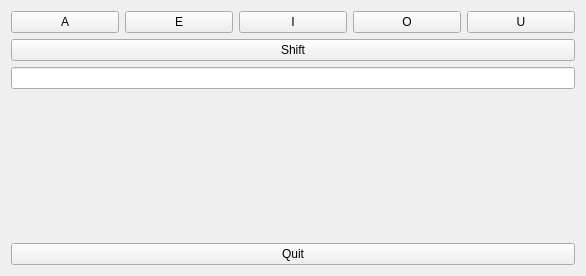
<?xml version="1.0" encoding="UTF-8"?>
<ui version="4.0">
 <class>ex10</class>
 <widget class="QWidget" name="ex10">
  <property name="geometry">
   <rect>
    <x>0</x>
    <y>0</y>
    <width>586</width>
    <height>276</height>
   </rect>
  </property>
  <property name="windowTitle">
   <string>ex10</string>
  </property>
  <layout class="QVBoxLayout" name="verticalLayout">
   <item>
    <layout class="QHBoxLayout" name="horizontalLayout">
     <item>
      <widget class="QPushButton" name="pushButton">
       <property name="text">
        <string>A</string>
       </property>
      </widget>
     </item>
     <item>
      <widget class="QPushButton" name="pushButton_2">
       <property name="text">
        <string>E</string>
       </property>
      </widget>
     </item>
     <item>
      <widget class="QPushButton" name="pushButton_3">
       <property name="text">
        <string>I</string>
       </property>
      </widget>
     </item>
     <item>
      <widget class="QPushButton" name="pushButton_4">
       <property name="text">
        <string>O</string>
       </property>
      </widget>
     </item>
     <item>
      <widget class="QPushButton" name="pushButton_5">
       <property name="text">
        <string>U</string>
       </property>
      </widget>
     </item>
    </layout>
   </item>
   <item>
    <widget class="QPushButton" name="pushButton_6">
     <property name="text">
      <string>Shift</string>
     </property>
    </widget>
   </item>
   <item>
    <widget class="MyQLineEdit" name="lineEdit"/>
   </item>
   <item>
    <spacer name="verticalSpacer">
     <property name="orientation">
      <enum>Qt::Vertical</enum>
     </property>
     <property name="sizeHint" stdset="0">
      <size>
       <width>20</width>
       <height>98</height>
      </size>
     </property>
    </spacer>
   </item>
   <item>
    <widget class="QPushButton" name="pushButton_7">
     <property name="text">
      <string>Quit</string>
     </property>
    </widget>
   </item>
  </layout>
 </widget>
 <layoutdefault spacing="6" margin="11"/>
 <customwidgets>
  <customwidget>
   <class>MyQLineEdit</class>
   <extends>QLineEdit</extends>
   <header location="global">myqlineedit.h</header>
   <slots>
    <slot>shift()</slot>
    <slot>lletraA()</slot>
    <slot>lletraE()</slot>
    <slot>lletraI()</slot>
    <slot>lletraO()</slot>
    <slot>lletraU()</slot>
   </slots>
  </customwidget>
 </customwidgets>
 <resources/>
 <connections>
  <connection>
   <sender>pushButton_7</sender>
   <signal>clicked()</signal>
   <receiver>ex10</receiver>
   <slot>close()</slot>
   <hints>
    <hint type="sourcelabel">
     <x>305</x>
     <y>255</y>
    </hint>
    <hint type="destinationlabel">
     <x>206</x>
     <y>208</y>
    </hint>
   </hints>
  </connection>
  <connection>
   <sender>pushButton</sender>
   <signal>clicked()</signal>
   <receiver>lineEdit</receiver>
   <slot>lletraA()</slot>
   <hints>
    <hint type="sourcelabel">
     <x>80</x>
     <y>35</y>
    </hint>
    <hint type="destinationlabel">
     <x>83</x>
     <y>105</y>
    </hint>
   </hints>
  </connection>
  <connection>
   <sender>pushButton_2</sender>
   <signal>clicked()</signal>
   <receiver>lineEdit</receiver>
   <slot>lletraE()</slot>
   <hints>
    <hint type="sourcelabel">
     <x>180</x>
     <y>30</y>
    </hint>
    <hint type="destinationlabel">
     <x>185</x>
     <y>99</y>
    </hint>
   </hints>
  </connection>
  <connection>
   <sender>pushButton_3</sender>
   <signal>clicked()</signal>
   <receiver>lineEdit</receiver>
   <slot>lletraI()</slot>
   <hints>
    <hint type="sourcelabel">
     <x>281</x>
     <y>31</y>
    </hint>
    <hint type="destinationlabel">
     <x>286</x>
     <y>103</y>
    </hint>
   </hints>
  </connection>
  <connection>
   <sender>pushButton_4</sender>
   <signal>clicked()</signal>
   <receiver>lineEdit</receiver>
   <slot>lletraO()</slot>
   <hints>
    <hint type="sourcelabel">
     <x>398</x>
     <y>31</y>
    </hint>
    <hint type="destinationlabel">
     <x>408</x>
     <y>103</y>
    </hint>
   </hints>
  </connection>
  <connection>
   <sender>pushButton_5</sender>
   <signal>clicked()</signal>
   <receiver>lineEdit</receiver>
   <slot>lletraU()</slot>
   <hints>
    <hint type="sourcelabel">
     <x>516</x>
     <y>35</y>
    </hint>
    <hint type="destinationlabel">
     <x>516</x>
     <y>102</y>
    </hint>
   </hints>
  </connection>
  <connection>
   <sender>pushButton_6</sender>
   <signal>clicked()</signal>
   <receiver>lineEdit</receiver>
   <slot>shift()</slot>
   <hints>
    <hint type="sourcelabel">
     <x>337</x>
     <y>78</y>
    </hint>
    <hint type="destinationlabel">
     <x>344</x>
     <y>106</y>
    </hint>
   </hints>
  </connection>
 </connections>
</ui>
